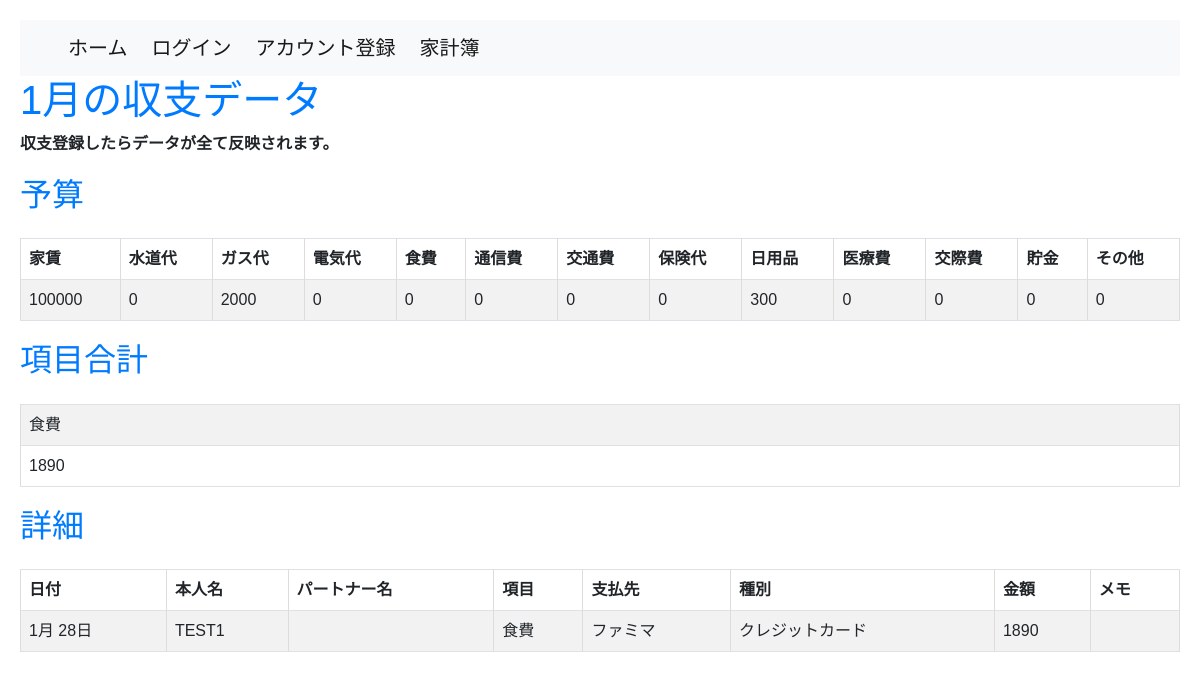
Screenshot of /household_budget/monthly_data/2024-1/ with the database file from the repository.
### household_budget/models.py (models this page shows, shortened)
class Budget(models.Model):
    user = models.ForeignKey(settings.AUTH_USER_MODEL, on_delete=models.CASCADE)
    event_date = models.DateField(default=datetime.date.today)
    rent_budget = models.IntegerField(default=0)
    water_supply_budget = models.IntegerField(default=0)
    gas_budget = models.IntegerField(default=0)
    electricity_budget = models.IntegerField(default=0)
    food_expenses_budget = models.IntegerField(default=0)
    communication_expenses_budget = models.IntegerField(default=0)
    transportation_expenses_budget = models.IntegerField(default=0)
    insurance_fee_budget = models.IntegerField(default=0)
    daily_necessities_budget = models.IntegerField(default=0)
    medical_bills_budget = models.IntegerField(default=0)
    entertainment_expenses_budget = models.IntegerField(default=0)
    saving_budget = models.IntegerField(default=0)
    add_item_budget = models.IntegerField(default=0)
    class Meta:
        db_table = 'Budget'

class Transaction(models.Model):
    user = models.ForeignKey(settings.AUTH_USER_MODEL, on_delete=models.CASCADE)
    event_date = models.DateField()
    name_1 = models.CharField(max_length=20, default='', null=True)
    name_2 = models.CharField(max_length=20, default='', null=True)
    category = models.ForeignKey(Category, on_delete=models.CASCADE)
    payment_type = models.ForeignKey(PaymentType, on_delete=models.CASCADE)
    vendor_name = models.ForeignKey(Vendor, on_delete=models.CASCADE, related_name='vendor_transactions')
    amount = models.IntegerField(default=0)
    memo = models.TextField(null=True)
    class Meta:
        db_table = 'transaction'
        ordering = ['event_date']

class Category(models.Model):
    category_name = models.CharField(max_length=50)
    class Meta:
        db_table = 'category'

class Vendor(models.Model):
    user = models.ForeignKey(settings.AUTH_USER_MODEL, on_delete=models.CASCADE)
    vendor_name = models.CharField(max_length=50)
    class Meta:
        db_table = 'vendor'

class PaymentType(models.Model):
    payment_type = models.CharField(max_length=20)
    class Meta:
        db_table = 'pament_type'

### household_budget/views.py (the view)
# urls.py: path('monthly_data/<int:year>-<int:month>/', M_DataView.as_view(), name='monthly_data'),
class M_DataView(TemplateView):
    template_name = 'm_data.html'  # 作成するHTMLテンプレートの名前に変更してください
    def get_context_data(self, **kwargs):
        context = super().get_context_data(**kwargs)
        year = self.kwargs.get('year')
        month = self.kwargs.get('month')
        monthly_summary = Transaction.objects.filter(event_date__year=year, event_date__month=month)\
            .values('category__category_name')\
            .annotate(total_amount=Sum('amount'))
        if not monthly_summary:
            context['no_data_message'] = 'データが未入力です'
            return context
        monthly_details = Transaction.objects.filter(event_date__year=year, event_date__month=month)
        latest_budget = Budget.objects.filter(event_date__year=year, event_date__month=month).order_by('-event_date').first()
        context['year'] = year
        context['month'] = month
        context['monthly_summary'] = monthly_summary
        context['monthly_details'] = monthly_details
        context['latest_budget'] = latest_budget
        return context

### household_budget/templates/m_data.html (shortened to what this page needs)
{% extends 'base.html' %}
{% block content %}
<!DOCTYPE html>
<html lang="en">
<head>
</head>
<body>
    <h1>{{ month }}月の収支データ</h1>
    <p><b>収支登録したらデータが全て反映されます。</b></p>
    <h2>予算</h2>
    <table class="table table-striped table-bordered mt-4">
        <thead class="thead-dark">
            <tr>
                <th>家賃</th>
                <th>水道代</th>
                <th>ガス代</th>
                <th>電気代</th>
                <th>食費</th>
                <th>通信費</th>
                <th>交通費</th>
                <th>保険代</th>
                <th>日用品</th>
                <th>医療費</th>
                <th>交際費</th>
                <th>貯金</th>
                <th>その他</th>
            </tr>
        </thead>
        <tbody>
            <tr>
                <td>{{ latest_budget.rent_budget }}</td>
                <td>{{ latest_budget.water_supply_budget }}</td>
                <td>{{ latest_budget.gas_budget }}</td>
                <td>{{ latest_budget.electricity_budget }}</td>
                <td>{{ latest_budget.food_expenses_budget }}</td>
                <td>{{ latest_budget.communication_expenses_budget }}</td>
                <td>{{ latest_budget.transportation_expenses_budget }}</td>
                <td>{{ latest_budget.insurance_fee_budget }}</td>
                <td>{{ latest_budget.daily_necessities_budget }}</td>
                <td>{{ latest_budget.medical_bills_budget }}</td>
                <td>{{ latest_budget.entertainment_expenses_budget }}</td>
                <td>{{ latest_budget.saving_budget }}</td>
                <td>{{ latest_budget.add_item_budget }}</td>
            </tr>
        </tbody>
    </table>
    <h2>項目合計</h2>
    <table class="table table-striped table-bordered mt-4">
        <tbody>
          {% if monthly_summary %}
            <tr>
                {% for entry in monthly_summary %}
                    <td>{{ entry.category__category_name }}</td>
                {% endfor %}
            </tr>
            <tr>
                {% for entry in monthly_summary %}
                    <td>{{ entry.total_amount|default:"0" }}</td>
                {% endfor %}
            </tr>
          {% else %}
            <tr>
              <td colspan="2">データが未入力です。</td>
            </tr>
          {% endif %}
        </tbody>
    </table>
    <h2>詳細</h2>
    <table class="table table-striped table-bordered mt-4">
        <thead class="thead-dark">
            <tr>
                <th>日付</th>
                <th>本人名</th>
                <th>パートナー名</th>
                <th>項目</th>
                <th>支払先</th>
                <th>種別</th>
                <th>金額</th>
                <th>メモ</th>
            </tr>
        </thead>
        <tbody>
            {% for detail in monthly_details %}
                <tr>
                    <td>{{ detail.event_date|date:"n月 j日" }}</td>
                    <td>{{ detail.name_1 }}</td>
                    <td>{{ detail.name_2 }}</td>
                    <td>{{ detail.category.category_name }}</td>
                    <td>{{ detail.vendor_name.vendor_name }}</td>
                    <td>{{ detail.payment_type.payment_type }}</td>
                    <td>{{ detail.amount }}</td>
                    <td>{{ detail.memo }}</td>
                </tr>
            {% endfor %}
        </tbody>
    </table>
</body>
</html>
{% endblock %}

### household_budget/templates/m_data.html (style rules this page uses)
body { font-family: Arial, sans-serif; margin: 20px; }
h1 { color: #007bff; }
h2 { margin-top: 20px; color: #007bff; }
table { width: 100%; border-collapse: collapse; margin-top: 10px; }
th, td { border: 2px solid #ddd; padding: 8px; text-align: left; }

### rows the page displays
Budget: rent_budget "100000", water_supply_budget "0", gas_budget "2000", electricity_budget "0", food_expenses_budget "0", communication_expenses_budget "0", transportation_expenses_budget "0", insurance_fee_budget "0", daily_necessities_budget "300", medical_bills_budget "0", entertainment_expenses_budget "0", saving_budget "0", add_item_budget "0"
Transaction: event_date "1月 28日", name_1 "TEST1", category.category_name "食費", vendor_name.vendor_name "ファミマ", payment_type.payment_type "クレジットカード", amount "1890"

### other values shown
{{ month }} "1"
{{ entry.category__category_name }} "食費"
{{ entry.total_amount|default:"0" }} "1890"
